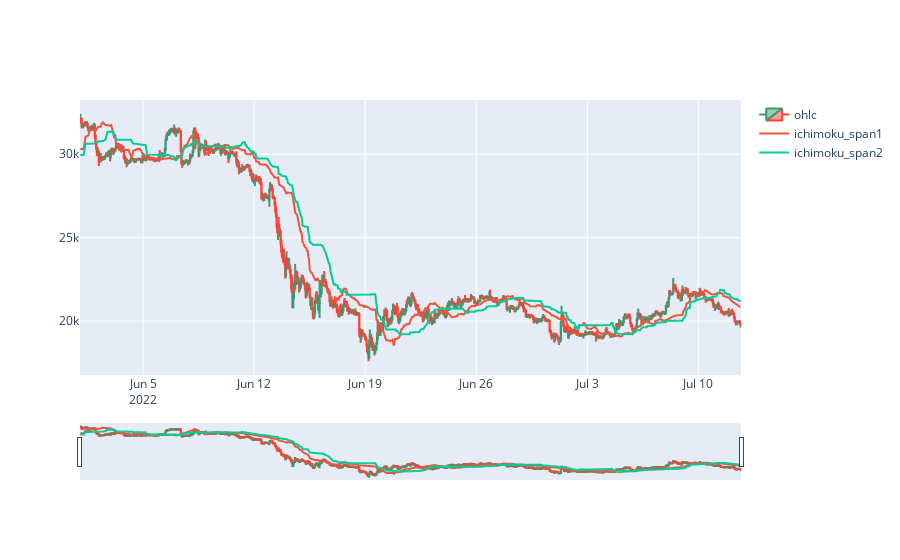

Here is the notebook cell this chart was saved with:
### Code cell
import plotly.graph_objects as go
from plotly.subplots import make_subplots

# 그래프 체크해보기
df_1h_split = df_1h[:1000]
fig=make_subplots(rows=1, cols=1)

candle = go.Candlestick(name ='ohlc',
                        x=df_1h_split['datetime'],
                        open=df_1h_split['open'],
                        high=df_1h_split['high'],
                        low=df_1h_split['low'],
                        close=df_1h_split['close'])

ichimoku_span1 = go.Scatter(name ='ichimoku_span1',x=df_1h_split['datetime'], y=df_1h_split['ichimoku_span1'])
ichimoku_span2 = go.Scatter(name ='ichimoku_span2',x=df_1h_split['datetime'], y=df_1h_split['ichimoku_span2'])



fig.add_trace(candle,row=1,col=1)
fig.add_trace(ichimoku_span1,row=1,col=1)
fig.add_trace(ichimoku_span2,row=1,col=1)

fig.show()
# 구름대 실제 차트와 동일하게 형성됨

### Figure 1 — Plotly figure (JSON) as saved in the notebook; plotly's stock layout.template omitted (floating-point values rounded to 4 significant figures; data arrays with more than 128 entries replaced by an {"elided": "..."} marker saying what was removed)
{"data": [{"close": {"elided": "1000 float values"}, "high": {"elided": "1000 float values"}, "low": {"elided": "1000 float values"}, "name": "ohlc", "open": {"elided": "1000 float values"}, "type": "candlestick", "x": {"elided": "1000 str values"}, "xaxis": "x", "yaxis": "y"}, {"name": "ichimoku_span1", "type": "scatter", "x": {"elided": "1000 str values"}, "xaxis": "x", "y": {"elided": "1000 float values"}, "yaxis": "y"}, {"name": "ichimoku_span2", "type": "scatter", "x": {"elided": "1000 str values"}, "xaxis": "x", "y": {"elided": "1000 float values"}, "yaxis": "y"}], "layout": {"xaxis": {"anchor": "y", "domain": [0, 1]}, "yaxis": {"anchor": "x", "domain": [0, 1]}}}
